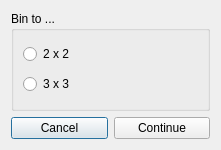
<?xml version="1.0" encoding="UTF-8"?>
<ui version="4.0">
 <class>Dialog</class>
 <widget class="QDialog" name="Dialog">
  <property name="geometry">
   <rect>
    <x>0</x>
    <y>0</y>
    <width>221</width>
    <height>150</height>
   </rect>
  </property>
  <property name="windowTitle">
   <string>Bin Pixels</string>
  </property>
  <property name="windowIcon">
   <iconset resource="../VSOP.qrc">
    <normaloff>:/icons/iconApplication.png</normaloff>:/icons/iconApplication.png</iconset>
  </property>
  <layout class="QGridLayout" name="gridLayout">
   <item row="0" column="0" colspan="2">
    <widget class="QGroupBox" name="groupBox">
     <property name="title">
      <string>Bin to ...</string>
     </property>
     <layout class="QGridLayout" name="gridLayout_2">
      <item row="0" column="0">
       <widget class="QRadioButton" name="radioButton2x2">
        <property name="text">
         <string>2 x 2</string>
        </property>
       </widget>
      </item>
      <item row="1" column="0">
       <widget class="QRadioButton" name="radioButton3x3">
        <property name="text">
         <string>3 x 3</string>
        </property>
       </widget>
      </item>
     </layout>
    </widget>
   </item>
   <item row="1" column="0">
    <widget class="QPushButton" name="pushButtonCancel">
     <property name="text">
      <string>Cancel</string>
     </property>
     <property name="icon">
      <iconset resource="../VSOP.qrc">
       <normaloff>:/icons/icons/cancel.png</normaloff>:/icons/icons/cancel.png</iconset>
     </property>
    </widget>
   </item>
   <item row="1" column="1">
    <widget class="QPushButton" name="pushButtonContinue">
     <property name="text">
      <string>Continue</string>
     </property>
     <property name="icon">
      <iconset resource="../VSOP.qrc">
       <normaloff>:/icons/icons/accept.png</normaloff>:/icons/icons/accept.png</iconset>
     </property>
    </widget>
   </item>
  </layout>
 </widget>
 <resources>
  <include location="../VSOP.qrc"/>
 </resources>
 <connections/>
</ui>
